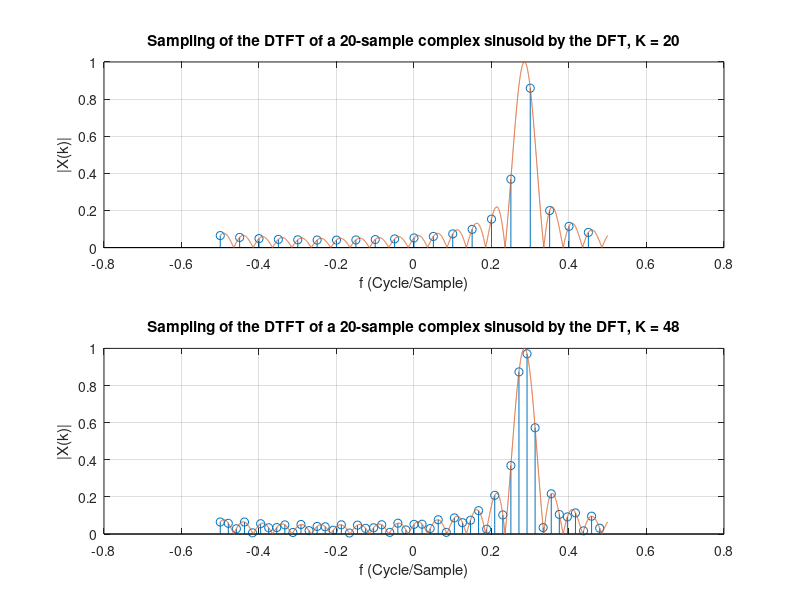

Here is the MATLAB script that generated this plot:
clear; clc; close all;
%%
f0 = 0.285;
N = 20;
x = exp(1j*2*pi*f0*(0:N-1));

%% DTFT
fLimit = 0.5;
f = linspace(-fLimit,fLimit,10001);
X = zeros(length(f),1);

for i = 1:length(f)
    if sin(pi*(f(i)-f0)) == 0
        X(i) = N;
    else
        X(i) = abs( sin(N*pi*(f(i)-f0))/sin(pi*(f(i)-f0)) );
    end
end
X = X/N;

%% FFT
figure(1)
subplot(2,1,1)
K1 = 20;
X1 = fftshift(fft(x,K1)/N);
f1 = (0:K1-1)/K1 - 1/2;
stem(f1,abs(X1));
hold on
plot(f, X);
xlabel('f (Cycle/Sample)')
ylabel('|X(k)|')
title('Sampling of the DTFT of a 20-sample complex sinusoid by the DFT, K = 20')
grid on

subplot(2,1,2)
K2 = 48;
X2 = fftshift(fft(x,K2)/N);
f2 = (0:K2-1)/K2 - 1/2;
stem(f2,abs(X2));
hold on
plot(f, X);
xlabel('f (Cycle/Sample)')
ylabel('|X(k)|')
title('Sampling of the DTFT of a 20-sample complex sinusoid by the DFT, K = 48')
grid on